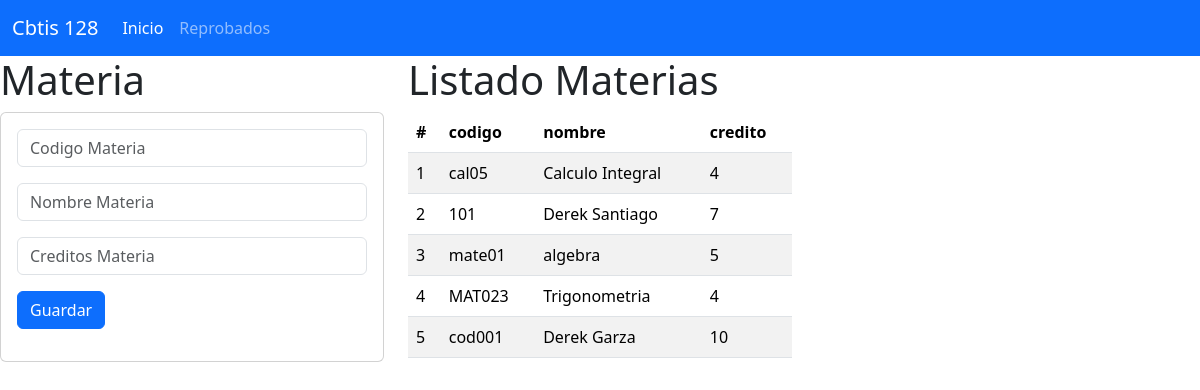
The page / on the database its author committed.
### materia_app/models.py (models this page shows, shortened)
class Materia (models.Model):
    codigo=models.CharField(primary_key=True,max_length=6)
    nombre=models.CharField(max_length=100)
    credito=models.PositiveSmallIntegerField()

### materia_app/views.py (the view)
# urls.py: path("", views.inicio_vista, name="inicio_vista"),
def inicio_vista(request):
    lasmaterias=Materia.objects.all()
    return render(request,"gestionarMateria.html",{"mismaterias":lasmaterias})

### materia_app/templates/gestionarMateria.html
{% extends "base.html" %}
{% block cuerpo %}
<div class="row">
<div class="col-sm-12 col-md-4 col-lg-4 col-xl-4">
<h1> Materia </h1>
<div class="card">
  <div class="card-body">
    <form action="/registrarMateria/" method="POST">  {% csrf_token %}
      <div class="form-group">   <input type="text" id="txtcodigo" name="txtcodigo" class="form-control"
      placeholder="Codigo Materia" minlength="6" maxlength="6" required >
      </div>
      <div class="form-group py-3">   <input type="text" id="txtnombre" name="txtnombre" class="form-control"
        placeholder="Nombre Materia"  maxlength="100" required >
        </div>
        <div class="form-group ">   <input type="text" id="numcreditos" name="numcreditos" class="form-control"
          placeholder="Creditos Materia" minlength="1" maxlength="9" required >
          </div>
        <div class="form-group py-3">
          <button type="submit" class="btn btn-primary">Guardar</button>
          </div>
    </form>
  </div>
</div>
</div>
<div class="col-sm-12 col-md-8 col-lg-8 col-xl-4">
<h1> Listado Materias</h1>
    <div class="table-responsive">
        <table class="table table-striped">
            <thead>
              <tr>
                <th scope="col">#</th>
                <th scope="col">codigo</th>
                <th scope="col">nombre</th>
                <th scope="col">credito</th>
              </tr>
            </thead>
            <tbody>
        {% for m in mismaterias %}
            <tr>
                <td>{{forloop.counter}}</td>
                <td>{{m.codigo}}</td>
                <td>{{m.nombre}}</td>
                <td>{{m.credito}}</td>
            </tr>
        {% endfor %}
            </tbody>
          </table>
    </div>
</div>
</div>
{% endblock %}

### materia_app/templates/base.html (shortened to what this page needs)
<!doctype html>
<html lang="en">
  <head>
    <link href="https://cdn.jsdelivr.net/npm/bootstrap@5.3.3/dist/css/bootstrap.min.css" rel="stylesheet">
  </head>
  <body>
    <nav class="navbar navbar-expand-lg bg-primary" data-bs-theme="dark">
        <div class="container-fluid">
          <a class="navbar-brand" href="#">Cbtis 128</a>
          <div class="collapse navbar-collapse" id="navbarNav">
            <ul class="navbar-nav">
              <li class="nav-item">
                <a class="nav-link active" aria-current="page" href="#">Inicio</a>
              </li>
              <li class="nav-item">
                <a class="nav-link" href="#">Reprobados</a>
              </li>
            </ul>
          </div>
        </div>
      </nav>
    {% block cuerpo %}
    {% endblock %}
  </body>
</html>

### rows shown on the page
Materia: codigo "cal05", nombre "Calculo Integral", credito "4"
Materia: codigo "101", nombre "Derek Santiago", credito "7"
Materia: codigo "mate01", nombre "algebra", credito "5"
Materia: codigo "MAT023", nombre "Trigonometria", credito "4"
Materia: codigo "cod001", nombre "Derek Garza", credito "10"
